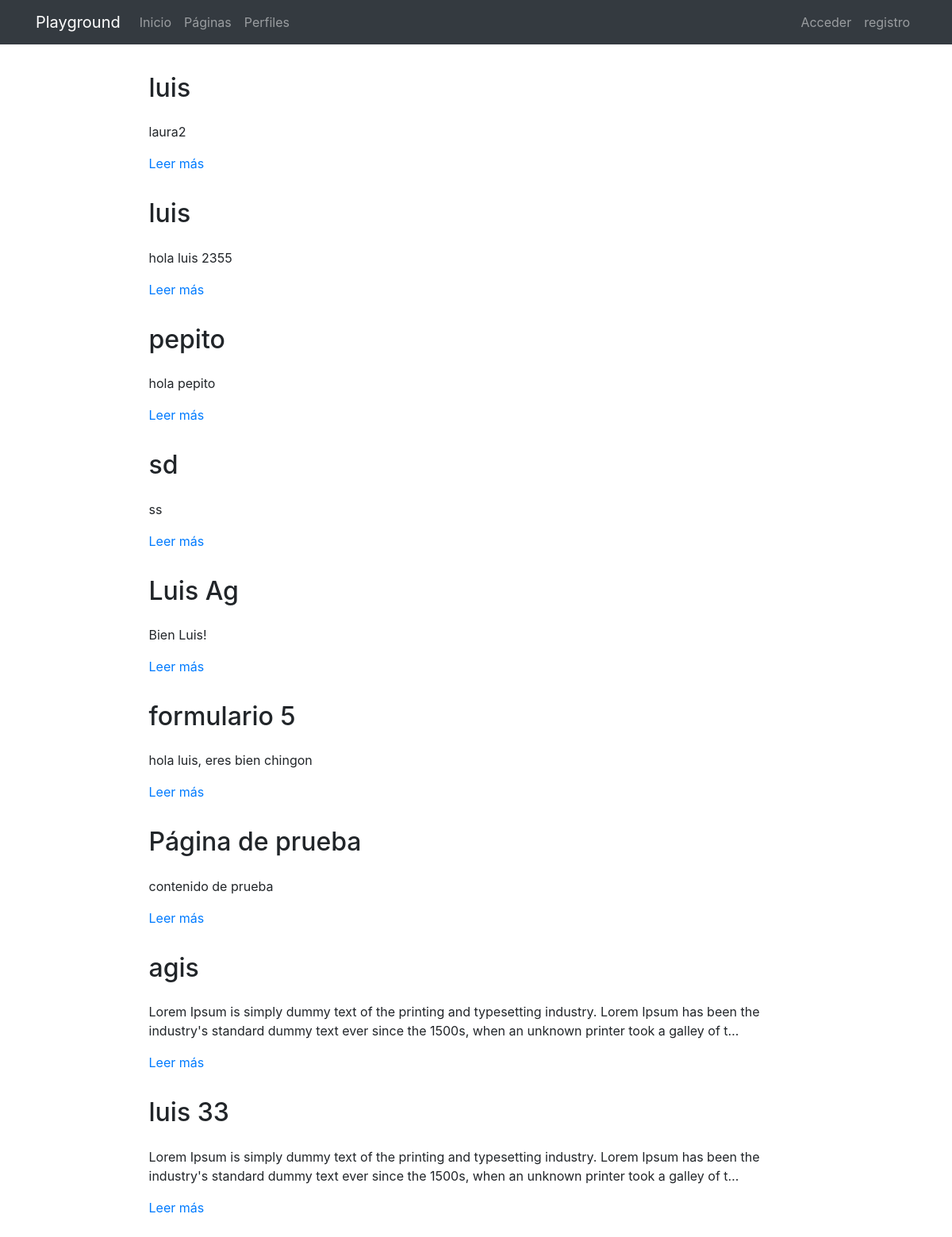
The page /pages/ on the database its author committed.
### pages/models.py (models this page shows, shortened)
class Page(models.Model):
    title = models.CharField(verbose_name="Título", max_length=200)
    content = RichTextField(verbose_name="Contenido")
    order = models.SmallIntegerField(verbose_name="Orden", default=0)
    created = models.DateTimeField(auto_now_add=True, verbose_name="Fecha de creación")
    updated = models.DateTimeField(auto_now=True, verbose_name="Fecha de edición")
    class Meta:
        verbose_name = "página"
        verbose_name_plural = "páginas"
        ordering = ['order', 'title']

### pages/views.py (the view)
# urls.py: path('', PageListView.as_view(), name='pages'),
class PageListView(ListView):
    model = Page

### pages/templates/pages/page_list.html (shortened to what this page needs)
{% extends 'core/base.html' %}
{% load static %}
{% block content %}
{% include 'pages/includes/pages_menu.html' %}
<main role="main">
  <div class="container mb-4">
    {% for page in page_list|dictsort:"id" reversed %}
      <div class="row mt-3">
        <div class="col-md-9 mx-auto">
          <h2 class="mb-4">{{page.title}}</h2>
          <div>
            <p>{{page.content|striptags|safe|truncatechars:"200"}}</p>
            <p><a href="{% url 'pages:page' page.id page.title|slugify %}">Leer más</a>
            </p>
          </div>
        </div>
      </div>
    {% endfor %}
  </div>
</main>
{% endblock %}

### core/static/core/css/main.css (style rules this page uses)
main { padding-top: 20px; }
:root { --jumbotron-padding-y: 3rem; }

### rows shown on the page
Page: title "luis", content "laura2"
Page: title "luis", content "hola luis 2355"
Page: title "pepito", content "hola pepito"
Page: title "sd", content "ss"
Page: title "Luis Ag", content "Bien Luis!"
Page: title "formulario 5", content "hola luis, eres bien chingon"
Page: title "Página de prueba", content "contenido de prueba"
Page: title "agis", content "Lorem Ipsum is simply dummy text of the printing and typesetting industry. Lorem Ipsum has been the industry's standard dummy text ever since the 1500s, when an unknown printer took a galley of t…"
Page: title "luis 33", content "Lorem Ipsum is simply dummy text of the printing and typesetting industry. Lorem Ipsum has been the industry's standard dummy text ever since the 1500s, when an unknown printer took a galley of t…"
